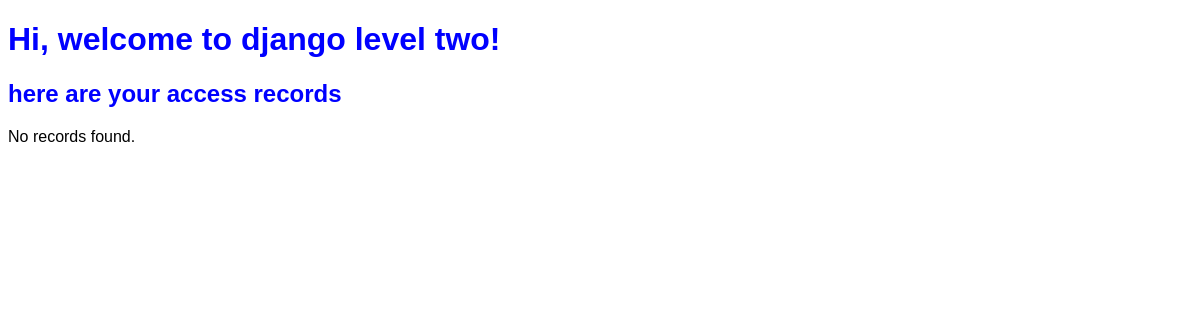
The app's page /, older data.
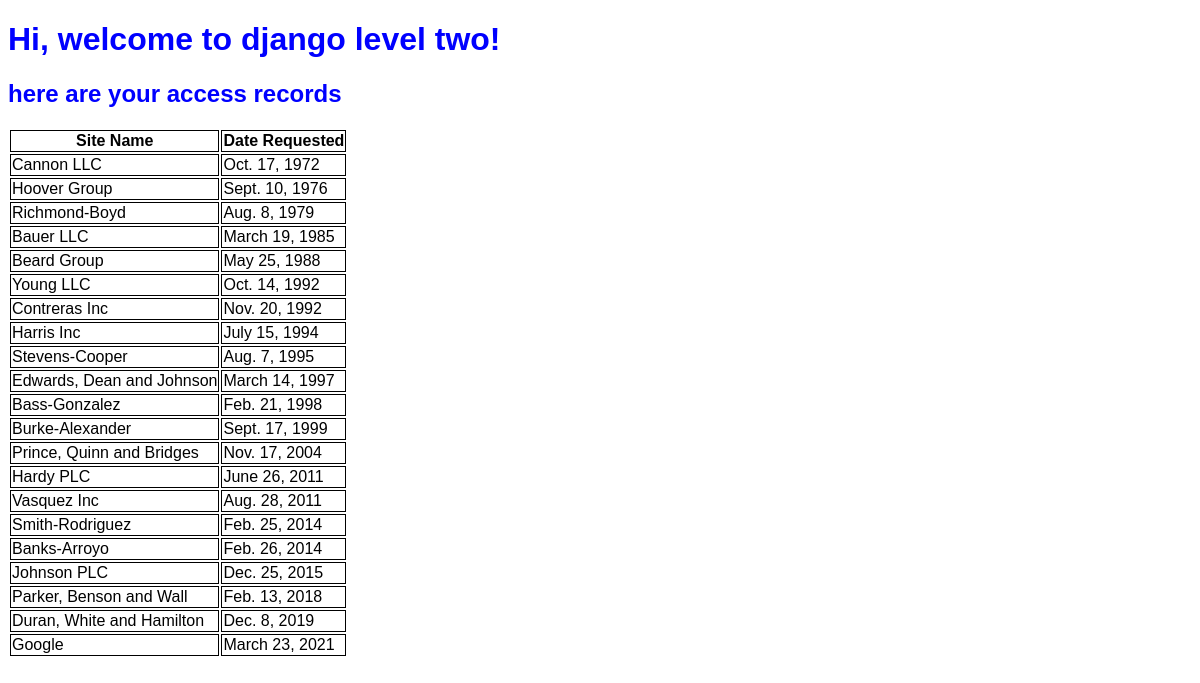
The same page, newer data.
### first_app/models.py (models this page shows, shortened)
class AccessRecord(models.Model):
    name = models.ForeignKey(Webpage, on_delete=models.CASCADE)
    date = models.DateField()

class Webpage(models.Model):
    topic = models.ForeignKey(Topic, on_delete=models.CASCADE)
    name = models.CharField(max_length=264, unique=True)
    url = models.URLField(unique=True)
    def __str__(self):
        return self.name

### first_app/views.py (the view)
# urls.py: path('', views.index, name='Index'),
def index(request):
    webpages_list = AccessRecord.objects.order_by('date')
    date_dict = {'access_records': webpages_list}
    return render(request, 'first_app/index.html', context=date_dict)

### templates/first_app/index.html (shortened to what this page needs)
<!DOCTYPE html>
{% load static %}
<html>
    <head>
        <link rel="stylesheet" href="{% static 'css/my_style.css' %}">
    </head>
    <body>
        <h1>Hi, welcome to django level two!</h1>
        <h2> here are your access records</h2>
            <div class="djangotwo">
                {% if access_records %}
                    <table>
                        <thead>
                        <th>Site Name</th>
                        <th>Date Requested</th>
                        </thead>
                    {% for access_record in access_records %}
                    <tr>
                        <td>{{ access_record.name }}</td>
                        <td>{{ access_record.date }}</td>
                    </tr>
                    {% endfor %}
                    </table>
                {% else %}
                    No records found.
                {% endif %}
            </div>
    </body>
</html>

Row changes from the older to the newer data that the page shows:
added AccessRecord: name "Cannon LLC", date "Oct. 17, 1972"
added AccessRecord: name "Hoover Group", date "Sept. 10, 1976"
added AccessRecord: name "Richmond-Boyd", date "Aug. 8, 1979"
added AccessRecord: name "Bauer LLC", date "March 19, 1985"
added AccessRecord: name "Beard Group", date "May 25, 1988"
added AccessRecord: name "Young LLC", date "Oct. 14, 1992"
added AccessRecord: name "Contreras Inc", date "Nov. 20, 1992"
added AccessRecord: name "Harris Inc", date "July 15, 1994"
added AccessRecord: name "Stevens-Cooper", date "Aug. 7, 1995"
added AccessRecord: name "Edwards, Dean and Johnson", date "March 14, 1997"
added AccessRecord: name "Bass-Gonzalez", date "Feb. 21, 1998"
added AccessRecord: name "Burke-Alexander", date "Sept. 17, 1999"
added AccessRecord: name "Prince, Quinn and Bridges", date "Nov. 17, 2004"
added AccessRecord: name "Hardy PLC", date "June 26, 2011"
added AccessRecord: name "Vasquez Inc", date "Aug. 28, 2011"
added AccessRecord: name "Smith-Rodriguez", date "Feb. 25, 2014"
added AccessRecord: name "Banks-Arroyo", date "Feb. 26, 2014"
added AccessRecord: name "Johnson PLC", date "Dec. 25, 2015"
added AccessRecord: name "Parker, Benson and Wall", date "Feb. 13, 2018"
added AccessRecord: name "Duran, White and Hamilton", date "Dec. 8, 2019"
added AccessRecord: name "Google", date "March 23, 2021"
Text that changed along with them:
text no longer shown: "No records found."
text now shown: "Site Name Date Requested"
